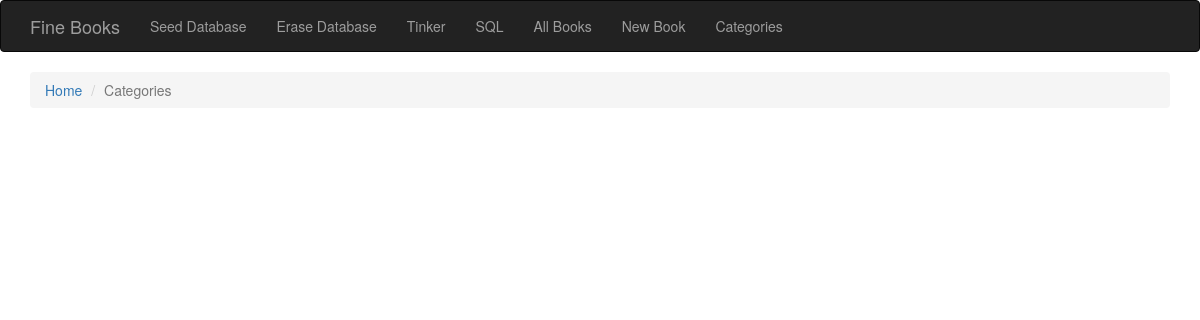
Page /categories on the earlier database version.
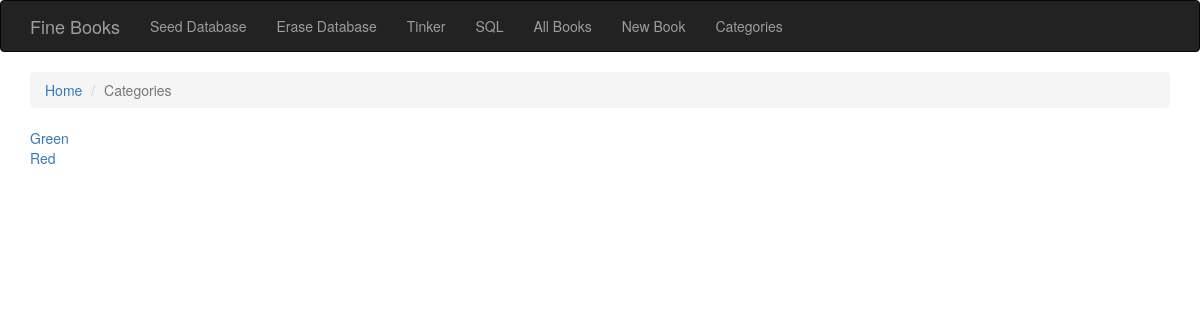
Same page on the later database version.
### tables this page shows
CREATE TABLE Category (description TEXT);

### app.py (the view)
    @app.route('/categories')
    def categories():
        categories = execute_sql('SELECT rowid, * FROM Category ORDER BY description ASC')
        return render_template('categories.html', categories=categories)

### templates/categories.html
{% extends "base.html" %}
{% block breadcrumb %}
  <li class="breadcrumb-item"><a href="{{ url_for('home') }}">Home</a></li>
  <li class="breadcrumb-item active">Categories</li>
{% endblock %}
{% block page_content %}
{% for category in categories %}
  <div><a href="{{ url_for('books_in_cat', categoryID=category['rowid']) }}">{{category['description']}}</a></div>
{% endfor%}
{% endblock %}

Differences in the rows shown:
added Category: description "Green"
added Category: description "Red"
